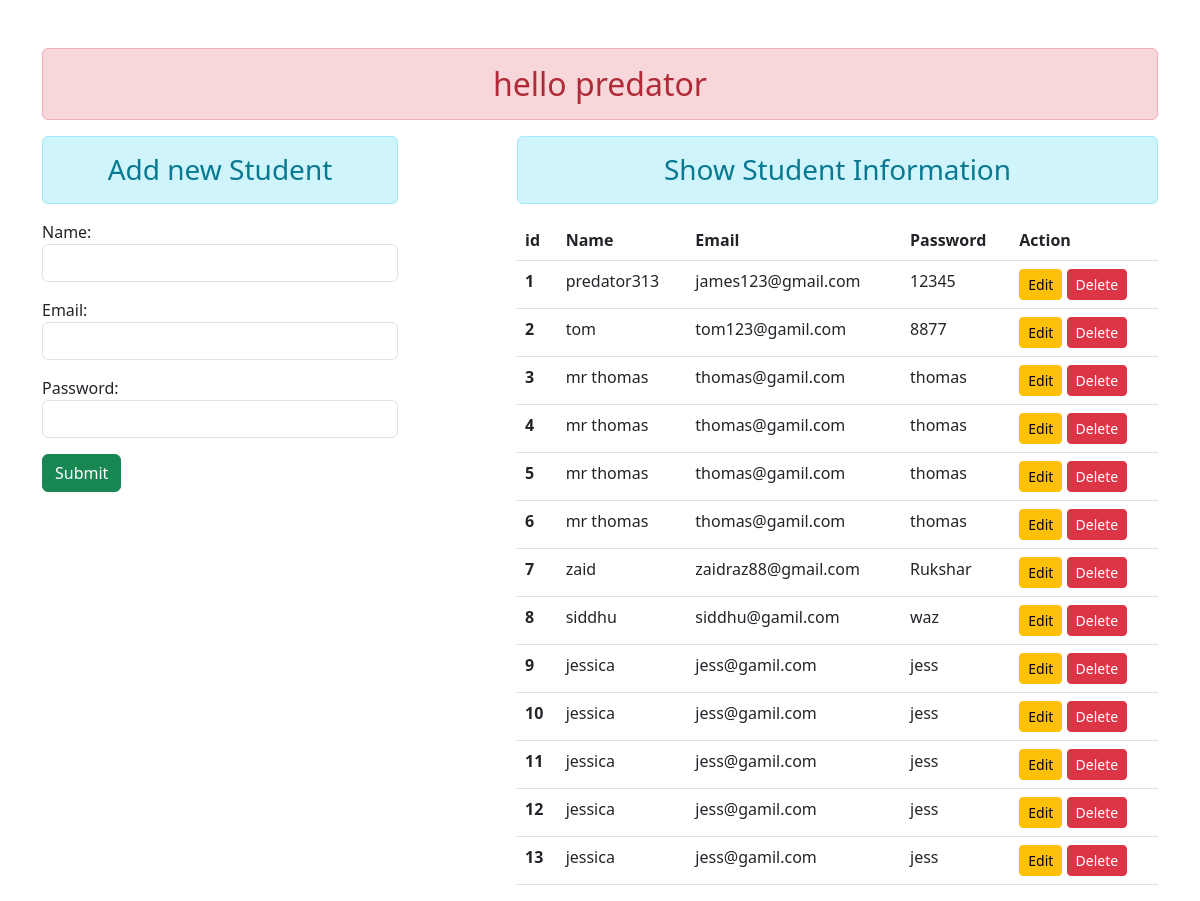
The app's page /hello/student/, older data.
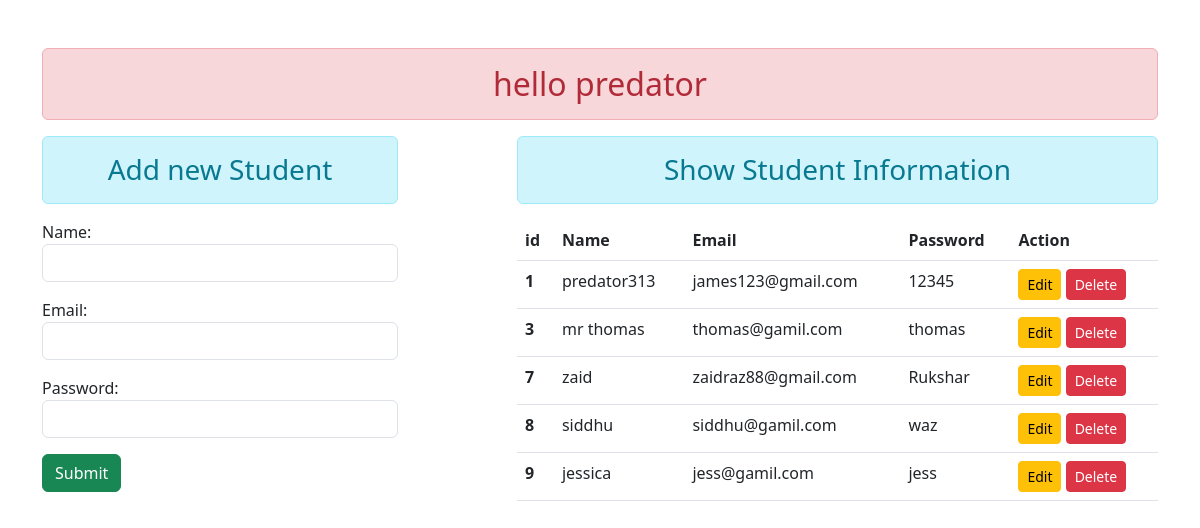
The same page, newer data.
### enroll/models.py (models this page shows)
class User(models.Model):
    name=models.CharField(max_length=50)
    email=models.EmailField(max_length=70)
    password=models.CharField(max_length=50)

### enroll/views.py (the view)
# urls.py: path('student/',views.showdata,name='addandshow'),
def showdata(request):
    if(request.method=='POST'):
        fm=StudentRegistration(request.POST)
        if fm.is_valid():
            fm.save()
            fm=StudentRegistration() #this for clearing the form
    else:
        fm=StudentRegistration();
    stud=User.objects.all() #to get all the stored data and indentation is also important otherwise
    return render(request,'enroll/addandshow.html',{'form':fm,'stu':stud})

### enroll/forms.py
class StudentRegistration(forms.ModelForm):
    class Meta:
        model=User
        fields=['name','email','password']
        widgets={
            'name':forms.TextInput(attrs={'class':'form-control'}),
            'email':forms.EmailInput(attrs={'class':'form-control'},),
            'password':forms.PasswordInput(attrs={'class':'form-control'}),
        }

### enroll/templates/enroll/addandshow.html (shortened to what this page needs)
{% extends 'enroll/base.html' %} {% block content %}
<div class="row">
  <div class="col-sm-4">
    <h3 class="text-center alert alert-info">Add new Student</h3>
    <form action="" method="POST">
      {% csrf_token %} {{form.as_p}}
      <button type="submit" class="btn btn-success">Submit</button>
    </form>
  </div>
  <div class="col-sm-7 offset-1">
    <h3 class="text-center alert alert-info">Show Student Information</h3>
    {% if stu %}
    <table class="table table-hover">
      <thead>
        <tr>
          <th scope="col">id</th>
          <th scope="col">Name</th>
          <th scope="col">Email</th>
          <th scope="col">Password</th>
          <th scope="col">Action</th>
        </tr>
      </thead>
      <tbody>
        {% for st in stu %}
        <tr>
          <th scope="row">{{st.id}}</th>
          <td>{{st.name}}</td>
          <td>{{st.email}}</td>
          <td>{{st.password}}</td>
          <td>
            <a href="{% url 'updata' st.id %}" class="btn btn-warning btn-sm">Edit</a>
            <form action="{% url 'deldata' st.id  %}" method="POST" class="d-inline">
              <button type="submit" class="btn btn-danger btn-sm">Delete</button>
            </form>
          </td>
        </tr>
        {% endfor %}
      </tbody>
    </table>
    {% else %}
    <h3 class="text-center alert alert-warning">No Records present</h3>
    {% endif %}
  </div>
</div>
{% endblock content %}

### enroll/templates/enroll/base.html (shortened to what this page needs)
<!DOCTYPE html>
{% load static %}
<html lang="en">
<head>
    <link rel="stylesheet" href="{% static 'enroll/css/bootstrap.css' %}">
</head>
<body>
    <div class="container mt-5">
        <h2 class="text-center alert alert-danger"> hello predator</h2>
        {% block content %}
        {% endblock content %}
    </div>
</body>
</html>

Row changes from the older to the newer data that the page shows:
removed User: id "2", name "tom", email "tom123@gamil.com", password "8877"
removed User: id "4", name "mr thomas", email "thomas@gamil.com", password "thomas"
removed User: id "5", name "mr thomas", email "thomas@gamil.com", password "thomas"
removed User: id "6", name "mr thomas", email "thomas@gamil.com", password "thomas"
removed User: id "10", name "jessica", email "jess@gamil.com", password "jess"
removed User: id "11", name "jessica", email "jess@gamil.com", password "jess"
removed User: id "12", name "jessica", email "jess@gamil.com", password "jess"
removed User: id "13", name "jessica", email "jess@gamil.com", password "jess"
